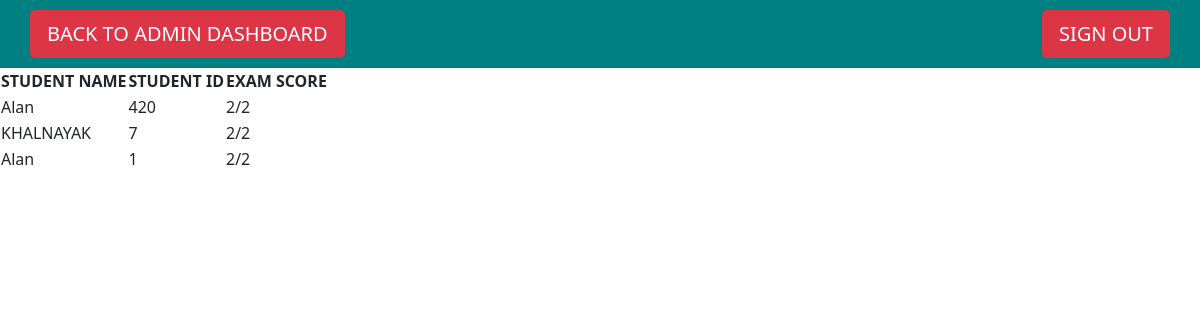
Screenshot of /main/records/3/ with the database file from the repository.
### student/models.py (models this page shows, shortened)
class Result(models.Model):
    quiz=models.ForeignKey(Quiz, on_delete=models.CASCADE)
    student_name = models.CharField(max_length=150)
    student_sap = models.IntegerField()
    student_email=models.CharField(max_length=255)
    student_marks = models.CharField(max_length=150)
    total_marks=models.CharField(max_length=150)

### student/views.py (the view)
# urls.py: path('records/<int:quiz_id>/',views.records,name='student-records'),
def records(request,quiz_id):
    quiz = Quiz.objects.get(id=quiz_id)
    records = quiz.result_set.all()
    return render(request,'student/records.html',{'quiz_id':quiz_id,'records':records})

### student/templates/student/records.html (shortened to what this page needs)
{% extends 'base.html' %}
{% load static %}
{% block content %}
<nav class="navbar navbar-light navbar-right" style="background-color: teal; padding:10px 30px;">
    <a href="{% url 'admin-dash' %}"><button type="button" class="btn-lg btn-danger btn">BACK TO ADMIN DASHBOARD</button></a>
    <a href="{% url 'student-logout' %}"><button type="button" class="btn-lg btn-danger btn">SIGN OUT</button></a>
  </nav>
<table class="animate__animated animate__zoomIn animate__slow">
                <thead>
                  <tr>
                    <th>STUDENT NAME</th>
                    <th>STUDENT ID</th>
                    <th>EXAM SCORE</th>
                  </tr>
                </thead>
                <tbody>
                    {% for record in records %}
                  <tr>
                    <td data-column="STUDENT NAME">{{record.student_name}}</td>
                    <td data-column="STUDENT ID">{{record.student_sap}}</td>
                    <td data-column="EXAM SCORE">{{record.student_marks}}/{{record.total_marks}}</td>
                  </tr>
{% endfor %}
                </tbody>
              </table>
{% endblock %}

### rows the page displays
Result: student_name "Alan", student_sap "420", student_marks "2", total_marks "2"
Result: student_name "KHALNAYAK", student_sap "7", student_marks "2", total_marks "2"
Result: student_name "Alan", student_sap "1", student_marks "2", total_marks "2"
